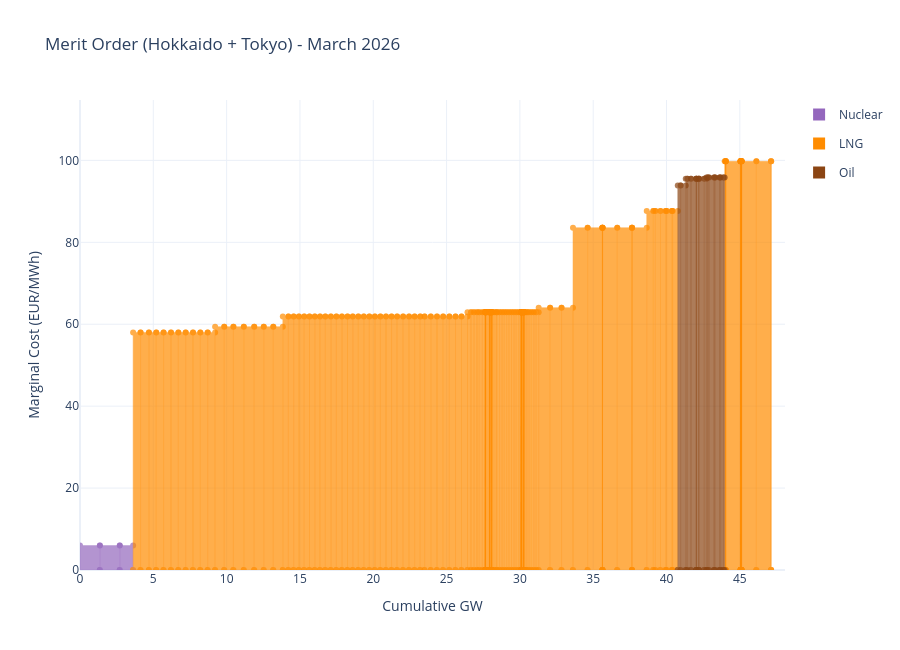

Notebook code for this chart:
### Code cell
# Custom period: Hokkaido + Tokyo
fig_period = plot_merit_order_plotly(
    result.merit_order,
    region=["Hokkaido", "Tokyo"],
    period="2026-03",
)
fig_period.show()
